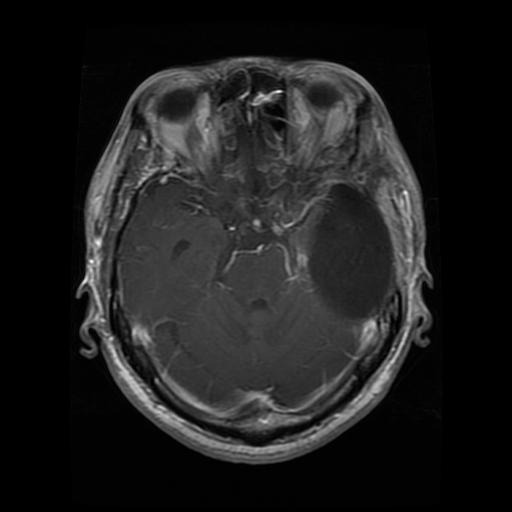
#> input picture Te-gl_0015.jpg, 512 x 512 px
$ python -i mri_quality.py   (imports and definitions only)   (older library calls are emulated)
#> lines starting #> are read from the running program, lines starting #| are printed output that depends on the picture
"""
Phase A — MRI Quality Assessment
Evaluates blur, noise, contrast, brightness, and resolution.
Returns a 0-100 quality score with clinical warnings.
"""
from __future__ import annotations
import cv2
import numpy as np
from typing import Dict, Any


def assess_quality(image_path: str) -> Dict[str, Any]:
    """
    Analyse MRI image quality along five axes and return a structured report.

    Returns
    -------
    dict with keys:
        score          : float  0-100
        blur_score     : float  0-100 (100 = perfectly sharp)
        contrast_score : float  0-100
        noise_score    : float  0-100 (100 = low noise)
        brightness_score: float 0-100
        resolution_ok  : bool
        width, height  : int
        warnings       : list[str]
        suggestions    : list[str]
        status         : "accepted" | "warning" | "rejected"
    """
#> called with image_path = '../../Te-gl_0015.jpg'
    img_bgr = cv2.imread(image_path)
#> img_bgr is the input picture: shape (512, 512, 3); min 0, max 255, mean 30.1
    if img_bgr is None:
        return _error_result("Cannot read image file.")

    gray   = cv2.cvtColor(img_bgr, cv2.COLOR_BGR2GRAY)
    h, w   = gray.shape
#> h = 512; w = 512
    warnings:    list[str] = []
    suggestions: list[str] = []

    # ── 1. BLUR (Laplacian variance) ─────────────────────────────────────────
    lap_var    = cv2.Laplacian(gray, cv2.CV_64F).var()
#> lap_var = 62.66
    # Empirically: < 50 = very blurry, > 500 = sharp
    blur_score = float(np.clip((lap_var / 500.0) * 100, 0, 100))
#> blur_score = 12.53
    if blur_score < 30:
        warnings.append("Image is severely blurred.")
        suggestions.append("Use a higher-resolution MRI scan or reduce motion artefacts.")
    elif blur_score < 55:
        warnings.append("Mild blurring detected.")
        suggestions.append("Consider using a scan with better field-of-view sharpness.")

    # ── 2. CONTRAST (RMS contrast) ────────────────────────────────────────────
    mean_val      = float(np.mean(gray))
#> mean_val = 30.13
    rms_contrast  = float(np.sqrt(np.mean((gray.astype(np.float64) - mean_val) ** 2)))
#> rms_contrast = 38.52
    # Normalise to 0-100 (max meaningful RMS ~ 80)
    contrast_score = float(np.clip((rms_contrast / 80.0) * 100, 0, 100))
#> contrast_score = 48.15
    if contrast_score < 20:
        warnings.append("Very low image contrast detected.")
        suggestions.append("Adjust window/level settings or use contrast-enhanced MRI.")
    elif contrast_score < 40:
        warnings.append("Sub-optimal contrast. Tumour boundaries may be unclear.")
        suggestions.append("Enhance contrast pre-processing or verify scan protocol.")

    # ── 3. NOISE (MAD on smooth regions) ─────────────────────────────────────
    blurred    = cv2.GaussianBlur(gray, (5, 5), 0)
    residual   = gray.astype(np.float64) - blurred.astype(np.float64)
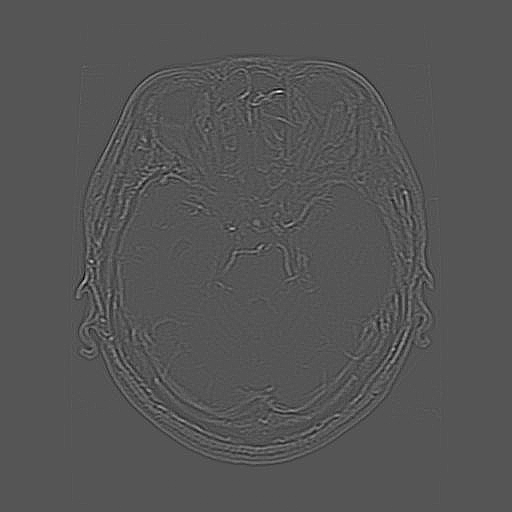
#> residual: shape (512, 512) float64; min -34, max 67, mean 0; drawn with min black and max white
    mad_noise  = float(np.mean(np.abs(residual)))
#> mad_noise = 1.37
    # Lower MAD → less noise; clip at 20 for scoring
    noise_score = float(np.clip((1.0 - mad_noise / 20.0) * 100, 0, 100))
#> noise_score = 93.15
    if noise_score < 30:
        warnings.append("High noise level detected.")
        suggestions.append("Apply denoising filters or use a higher SNR scanner.")
    elif noise_score < 55:
        warnings.append("Moderate noise present.")

    # ── 4. BRIGHTNESS ─────────────────────────────────────────────────────────
    # Ideal MRI brightness: 80–180 out of 255
    if mean_val < 40:
        brightness_score = mean_val / 40.0 * 50   # very dark
#> brightness_score = 37.66
        warnings.append("Image is very dark — possible underexposure.")
        suggestions.append("Check scanner gain settings or windowing parameters.")
    elif mean_val > 220:
        brightness_score = max(0.0, (255 - mean_val) / 35.0 * 50)
        warnings.append("Image is overexposed — tissue detail may be lost.")
        suggestions.append("Reduce scan brightness or apply histogram equalisation.")
    else:
        # Parabola peaking at 130
        brightness_score = 100 - ((mean_val - 130) ** 2) / 200.0
        brightness_score = float(np.clip(brightness_score, 60, 100))

    # ── 5. RESOLUTION ─────────────────────────────────────────────────────────
    MIN_DIM      = 128
    resolution_ok = (w >= MIN_DIM and h >= MIN_DIM)
#> resolution_ok = True
    if not resolution_ok:
        warnings.append(f"Image resolution {w}×{h} is below minimum {MIN_DIM}×{MIN_DIM}.")
        suggestions.append("Use a minimum 128×128 px MRI image for reliable analysis.")

    # ── Aggregate Score ───────────────────────────────────────────────────────
    res_factor = 100.0 if resolution_ok else 30.0
#> res_factor = 100
    score = (
        0.30 * blur_score
        + 0.25 * contrast_score
        + 0.25 * noise_score
        + 0.10 * brightness_score
        + 0.10 * res_factor
    )
#> score = 52.85
    score = float(np.clip(score, 0, 100))

    if score < 20:
        status = "rejected"
        warnings.insert(0, "⛔ Scan quality is too poor for reliable AI analysis.")
    elif score < 45:
        status = "warning"
    else:
        status = "accepted"

    return {
        "score":            round(score, 1),
        "blur_score":       round(blur_score, 1),
        "contrast_score":   round(contrast_score, 1),
        "noise_score":      round(noise_score, 1),
        "brightness_score": round(brightness_score, 1),
        "resolution_ok":    resolution_ok,
        "width":            w,
        "height":           h,
        "warnings":         warnings,
        "suggestions":      suggestions,
        "status":           status,
    }


def _error_result(msg: str) -> Dict[str, Any]:
    return {
        "score": 0.0, "blur_score": 0.0, "contrast_score": 0.0,
        "noise_score": 0.0, "brightness_score": 0.0,
        "resolution_ok": False, "width": 0, "height": 0,
        "warnings": [msg], "suggestions": [], "status": "rejected",
    }

>>> result = assess_quality('../../Te-gl_0015.jpg')
#> result = 11 items

$ run again, on Te-meTr_0001.jpg
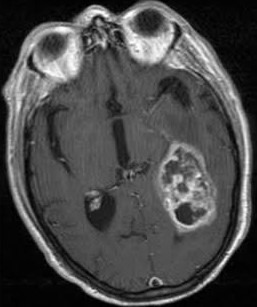
#> input picture Te-meTr_0001.jpg, 257 x 307 px
#> in assess_quality, img_bgr is the input picture: shape (307, 257, 3); min 0, max 255, mean 73.8
#> lap_var = 260.7
#> blur_score = 52.13
#> mean_val = 73.85
#> rms_contrast = 53.31
#> contrast_score = 66.63
#> in assess_quality, `residual   = gray.astype(np.float64) - blurred.astype(np.float64)`:
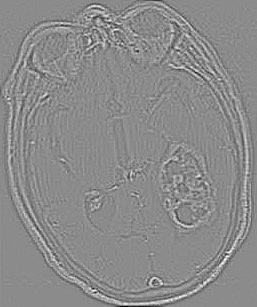
#> residual: shape (307, 257) float64; min -53, max 44, mean 0; drawn with min black and max white
#> mad_noise = 3.64
#> noise_score = 81.78
#> brightness_score = 84.23
#> score = 71.17
#> result = 11 items

$ run again, on Te-noTr_0004.jpg
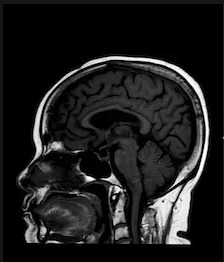
#> input picture Te-noTr_0004.jpg, 224 x 262 px
#> in assess_quality, img_bgr is the input picture: shape (262, 224, 3); min 0, max 255, mean 29.9
#> lap_var = 1689.3
#> blur_score = 100
#> mean_val = 29.93
#> rms_contrast = 52.97
#> contrast_score = 66.21
#> in assess_quality, `blurred    = cv2.GaussianBlur(gray, (5, 5), 0)`:
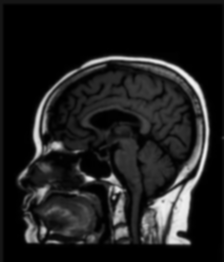
#> blurred: shape (262, 224); min 0, max 242, mean 29.9
#> in assess_quality, `residual   = gray.astype(np.float64) - blurred.astype(np.float64)`:
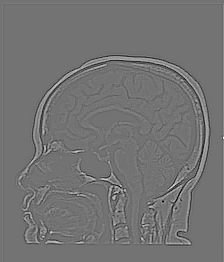
#> residual: shape (262, 224) float64; min -108, max 130, mean 0.1; drawn with min black and max white
#> mad_noise = 5.84
#> noise_score = 70.81
#> brightness_score = 37.41
#> score = 78
#> result = 11 items

$ run again, on Te-piTr_0003.jpg
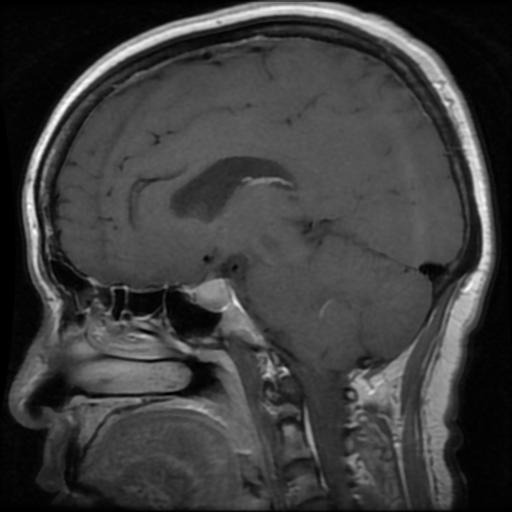
#> input picture Te-piTr_0003.jpg, 512 x 512 px
#> in assess_quality, img_bgr is the input picture: shape (512, 512, 3); min 0, max 255, mean 61.8
#> lap_var = 51.63
#> blur_score = 10.33
#> mean_val = 61.79
#> rms_contrast = 42.92
#> contrast_score = 53.65
#> in assess_quality, `residual   = gray.astype(np.float64) - blurred.astype(np.float64)`:
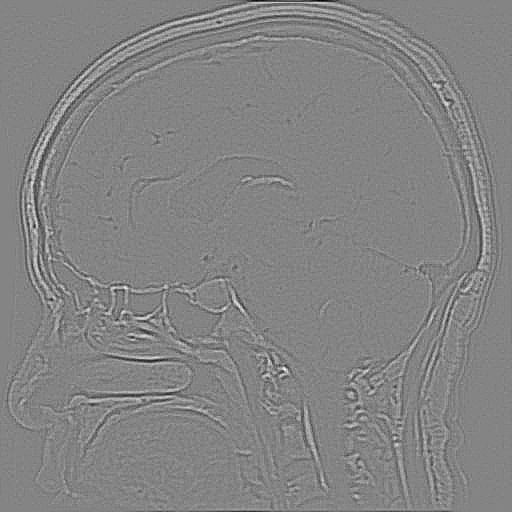
#> residual: shape (512, 512) float64; min -29, max 27, mean 0; drawn with min black and max white
#> mad_noise = 1.61
#> noise_score = 91.97
#> brightness_score = 76.73
#> score = 57.18
#> result = 11 items
